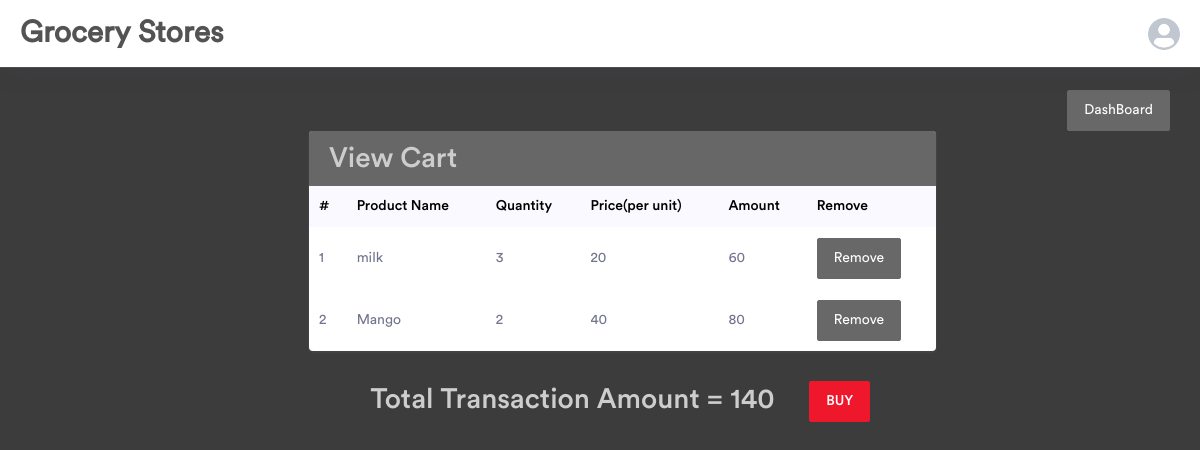
The page /viewcart/2 on the database its author committed.
### app.py (models this page shows)
class Product(db.Model):
    __tablename__ = 'product'
    p_id = db.Column(db.Integer, primary_key=True, autoincrement=True)
    c_id = db.Column(db.Integer, db.ForeignKey("category.c_id"), nullable=False)
    name = db.Column(db.String(100), nullable=False)
    price = db.Column(db.Integer, nullable=False)
    stock = db.Column(db.Integer, nullable=False)
    manufacture_date = db.Column(db.Date,  nullable=True)

### app.py (the view)
@app.route('/viewcart/<int:uid>',methods=["GET", "POST"])
def viewcart(uid):
    if request.method=="GET":
        cuser = User.query.filter(User.u_id == uid).one()
        uname = cuser.name
        orders = Order.query.filter(Order.u_id ==uid).all()
        olist=[]
        sum =0
        for ord in orders:
            p = Product.query.filter(Product.p_id ==ord.p_id).one()
            olist.append((ord.quantity,p.name,p.price,ord.order_id))
            sum += ord.quantity* p.price
        return render_template("cart.html",uid = uid,uname =uname, olist =olist,sum=sum)
    if request.method=="POST":
        pass

### templates/cart.html (shortened to what this page needs)
<!doctype html>
<html lang="en">
<head>
    <link rel="stylesheet" href="/static/assets/vendor/bootstrap/css/bootstrap.min.css">
    <link href="/static/assets/vendor/fonts/circular-std/style.css" rel="stylesheet">
    <link rel="stylesheet" href="/static/assets/libs/css/style.css">
    <link rel="stylesheet" href="/static/assets/vendor/fonts/fontawesome/css/fontawesome-all.css">
    <link rel="stylesheet" href="/static/assets/vendor/charts/chartist-bundle/chartist.css">
    <link rel="stylesheet" href="/static/assets/vendor/charts/morris-bundle/morris.css">
    <link rel="stylesheet" href="/static/assets/vendor/fonts/material-design-iconic-font/css/materialdesignicons.min.css">
    <link rel="stylesheet" href="/static/assets/vendor/charts/c3charts/c3.css">
    <link rel="stylesheet" href="/static/assets/vendor/fonts/flag-icon-css/flag-icon.min.css">
</head>
<body>
    <div class="dashboard-main-wrapper">
        <div class="dashboard-header">
            <nav class="navbar navbar-expand-lg bg-white fixed-top">
                <a class="navbar-brand" href="{{url_for("userindex",uid = uid)}}">Grocery Stores</a>
                <div class="collapse navbar-collapse " id="navbarSupportedContent">
                    <ul class="navbar-nav ml-auto navbar-right-top">
                        <li class="nav-item dropdown nav-user">
                            <a class="nav-link nav-user-img" href="#" id="navbarDropdownMenuLink2" data-toggle="dropdown" aria-haspopup="true" aria-expanded="false"><img src="/static/assets/images/user.png" alt="" class="user-avatar-md rounded-circle"></a>
                        </li>
                    </ul>
                </div>
            </nav>
        </div>
        <div class="dashboard-wrapper">
            <div class="dashboard-ecommerce">
                <div class="container-fluid dashboard-content ">
                    <div class="row">
                        <div class="col-xl-12 col-lg-12 col-md-12 col-sm-12 col-12">
                            <div class="page-header">
                                    <a href="{{url_for("userindex",uid = uid)}}" class="btn btn-primary" role="button" style="float: right;">DashBoard</a>
                            </div>
                        </div>
                    </div>
                            <div class="col-xl-9 col-lg-12 col-md-6 col-sm-12 col-12">
                                <div class="card">
                                    <h2 class="card-header">View Cart</h2>
                                    <div class="card-body p-0">
                                        <div class="table-responsive">
                                            <table class="table">
                                                <thead class="bg-light">
                                                    <tr class="border-0">
                                                        <th class="border-0">#</th>
                                                        <th class="border-0">Product Name</th>
                                                        <th class="border-0">Quantity</th>
                                                        <th class="border-0">Price(per unit)</th>
                                                        <th class="border-0">Amount </th>
                                                        <th class="border-0">Remove</th>
                                                    </tr>
                                                </thead>
                                                <tbody>
                                                    {% for ord in olist %}
                                                    <tr>
                                                        <td>{{ loop.index }}</td>
                                                        <td>{{  ord[1]}}</td>
                                                        <td>{{  ord[0]}}</td>
                                                        <td>{{  ord[2] }}</td>
                                                        <td>{{  ord[0] * ord[2] }}</td>
                                                        <td><a href="{{url_for("deleteorder",uid =uid,oid =ord[3])}}"><button type="button" class="btn btn-primary">Remove</button></a> </td>
                                                    </tr>
                                                    {% endfor %}
                                                </tbody>
                                            </table>
                                        </div>
                                    </div>
                                </div>
                            </div>
                        <h2> &nbsp; &nbsp;&nbsp;&nbsp;&nbsp;&nbsp;&nbsp;&nbsp;&nbsp;&nbsp;Total Transaction Amount = {{sum}} &nbsp; &nbsp;
                          <a href="" class="btn btn-danger" role="button" onclick="window.print()" >BUY</a>
                        </h2>
        </div>
    </div>
</body>
</html>

### rows shown on the page
Product: name "milk", p_id "3", price "20", ord "60"
Product: name "Mango", stock "2", price "40", ord "80"

### other values the page prints
{{ sum }} "140"
